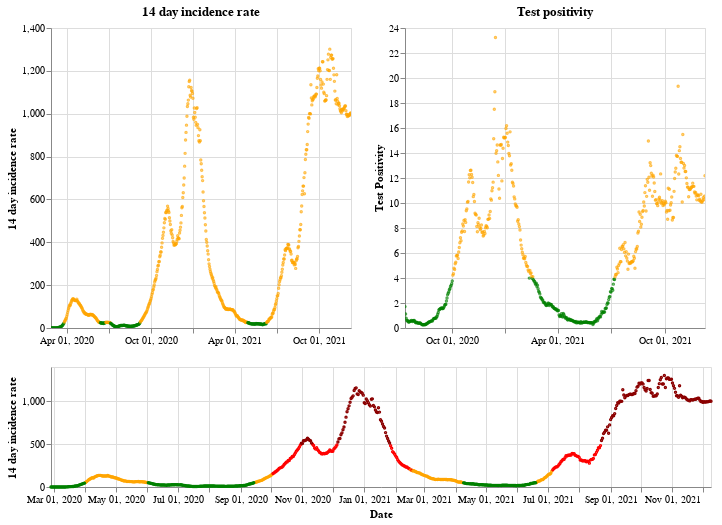

Write notebook code for a chart like this one.
### Markdown cell above
## Wales

### Code cell
plot_traffic_light('Wales')

### Figure 1 — Vega-Lite specification as saved in the notebook (floating-point values rounded to 4 significant figures; data arrays with more than 128 entries replaced by an {"elided": "..."} marker saying what was removed)
{"config": {"view": {"continuousWidth": 400, "continuousHeight": 300}}, "vconcat": [{"hconcat": [{"mark": {"type": "point", "size": 2}, "encoding": {"color": {"condition": {"value": "green", "test": "(datum.twoWeeklyCasesRate <= 25)"}, "value": "orange"}, "tooltip": [{"type": "nominal", "field": "areaName"}, {"type": "temporal", "field": "date"}, {"type": "quantitative", "field": "twoWeeklyCasesRate"}, {"type": "quantitative", "field": "testPositivity"}], "x": {"type": "temporal", "axis": {"title": ""}, "field": "date", "scale": {"domain": {"selection": "DateBrush"}}, "timeUnit": "yearmonthdate"}, "y": {"type": "quantitative", "axis": {"title": "14 day incidence rate"}, "field": "twoWeeklyCasesRate"}}, "title": "14 day incidence rate", "width": 300}, {"mark": {"type": "point", "size": 2}, "encoding": {"color": {"condition": {"value": "green", "test": "(datum.testPositivity <= 4)"}, "value": "orange"}, "tooltip": [{"type": "nominal", "field": "areaName"}, {"type": "temporal", "field": "date"}, {"type": "quantitative", "field": "twoWeeklyCasesRate"}, {"type": "quantitative", "field": "testPositivity"}], "x": {"type": "temporal", "axis": {"title": ""}, "field": "date", "scale": {"domain": {"selection": "DateBrush"}}, "timeUnit": "yearmonthdate"}, "y": {"type": "quantitative", "axis": {"title": "Test Positivity"}, "field": "testPositivity"}}, "title": "Test positivity", "width": 300}]}, {"layer": [{"mark": {"type": "point", "size": 2}, "encoding": {"color": {"condition": {"value": "orange", "test": "(((datum.testPositivity < 4) && (datum.twoWeeklyCasesRate >= 50)) && (datum.twoWeeklyCasesRate < 200))"}, "value": "red"}, "opacity": {"condition": {"value": 1, "test": "((datum.twoWeeklyCasesRate >= 50) && (datum.twoWeeklyCasesRate < 500))"}, "value": 0}, "tooltip": [{"type": "nominal", "field": "areaName"}, {"type": "temporal", "field": "date"}, {"type": "quantitative", "field": "twoWeeklyCasesRate"}, {"type": "quantitative", "field": "testPositivity"}], "x": {"type": "temporal", "axis": {"title": "Date"}, "field": "date", "timeUnit": "yearmonthdate"}, "y": {"type": "quantitative", "axis": {"title": "14 day incidence rate"}, "field": "twoWeeklyCasesRate"}}, "selection": {"DateBrush": {"type": "interval", "encodings": ["x"], "fields": ["Time"]}}}, {"mark": {"type": "point", "size": 2}, "encoding": {"color": {"value": "darkred"}, "opacity": {"condition": {"value": 1, "test": "(datum.twoWeeklyCasesRate >= 500)"}, "value": 0}, "tooltip": [{"type": "nominal", "field": "areaName"}, {"type": "temporal", "field": "date"}, {"type": "quantitative", "field": "twoWeeklyCasesRate"}, {"type": "quantitative", "field": "testPositivity"}], "x": {"type": "temporal", "axis": {"title": "Date"}, "field": "date", "timeUnit": "yearmonthdate"}, "y": {"type": "quantitative", "axis": {"title": "14 day incidence rate"}, "field": "twoWeeklyCasesRate"}}}, {"mark": {"type": "point", "size": 2}, "encoding": {"color": {"condition": {"value": "green", "test": "((datum.testPositivity < 4) && (datum.twoWeeklyCasesRate < 50))"}, "value": "orange"}, "opacity": {"condition": {"value": 1, "test": "(datum.twoWeeklyCasesRate < 50)"}, "value": 0}, "tooltip": [{"type": "nominal", "field": "areaName"}, {"type": "temporal", "field": "date"}, {"type": "quantitative", "field": "twoWeeklyCasesRate"}, {"type": "quantitative", "field": "testPositivity"}], "x": {"type": "temporal", "axis": {"title": "Date"}, "field": "date", "timeUnit": "yearmonthdate"}, "y": {"type": "quantitative", "axis": {"title": "14 day incidence rate"}, "field": "twoWeeklyCasesRate"}}}], "height": 120, "width": 660}], "data": {"name": "data-d82a70e7d105050c170e5cc1bdc36c08"}, "$schema": "https://vega.github.io/schema/vega-lite/v4.8.1.json", "datasets": {"data-d82a70e7d105050c170e5cc1bdc36c08": {"elided": "652 records"}}}
